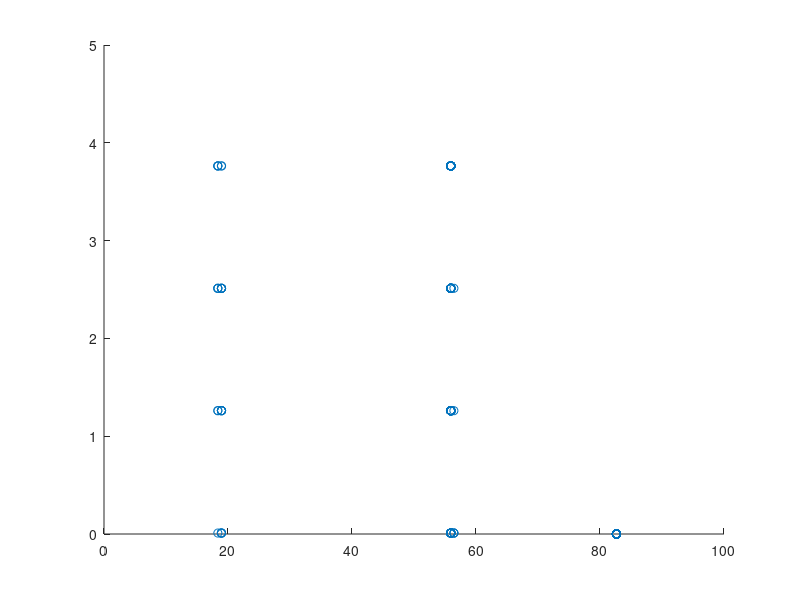

Write MATLAB code to recreate this figure. (Note: this script raises an error after producing the figure.)
%% Load lever_bytes
load hi.mat

%% Convert bytes into data
% will take up to 69 seconds lol for 7200000 (2 hours worth) of samples
tic
lever_data = zeros(72000000,1); % 2 hours = 7200000 milliseconds
for i=1:1:1000000
    lever_data(i, :) = typecast(uint8(lever_bytes(i, :)), "int16");
end
toc

%% Plot the lever_data
figure()
scatter((1:1:n+100)/5888, lever_data(1:1:n+100, :)*5/1023)
ylim([0 5])

%% Try the reverse lever_data
% will take up to 5.6 min for 7200000 (2 hours worth) of samples
tic
reversed_lever_bytes = zeros(72000000,2);
reversed_lever_bytes = horzcat(lever_bytes(1:end-1, 2), lever_bytes(2:end, 1));
lever_data = zeros(72000000,1); % 2 hours = 7200000 milliseconds
for i=1:1:1000000
    lever_data(i, :) = typecast(uint8(reversed_lever_bytes(i, :)), "int16");
end
toc

%% Plot the lever_data
figure()
scatter((1:1:n+10000)/5888, lever_data(1:1:n+10000, :))
ylim([0 3100])

%% Preview butterworth filtered lever_data and check that noise is gone
fc=50;
fs=5888;
[b,a] = butter(6, fc/(fs/2));
filtered_lever_data = filter(b,a,lever_data(1:1:n+10000, :));
figure()
scatter((1:1:n+10000)/5888, (filtered_lever_data-2000)*5/1023)

%% Save the lever_data
lever_data_filename = input('filename:\n','s');
save(lever_data_filename+".mat", "lever_data");
